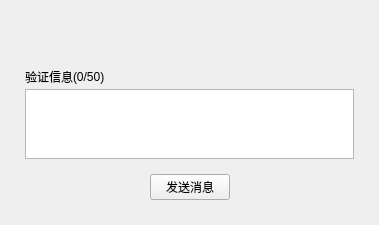
<?xml version="1.0" encoding="UTF-8"?>
<ui version="4.0">
 <class>SendFriendRequestDlg</class>
 <widget class="QWidget" name="SendFriendRequestDlg">
  <property name="geometry">
   <rect>
    <x>0</x>
    <y>0</y>
    <width>379</width>
    <height>212</height>
   </rect>
  </property>
  <property name="windowTitle">
   <string>添加好友</string>
  </property>
  <layout class="QVBoxLayout" name="verticalLayout">
   <property name="spacing">
    <number>15</number>
   </property>
   <property name="leftMargin">
    <number>25</number>
   </property>
   <property name="topMargin">
    <number>25</number>
   </property>
   <property name="rightMargin">
    <number>25</number>
   </property>
   <property name="bottomMargin">
    <number>25</number>
   </property>
   <item>
    <widget class="QWidget" name="topWidget" native="true">
     <layout class="QHBoxLayout" name="horizontalLayout_2">
      <property name="spacing">
       <number>15</number>
      </property>
      <property name="leftMargin">
       <number>0</number>
      </property>
      <property name="topMargin">
       <number>0</number>
      </property>
      <property name="rightMargin">
       <number>0</number>
      </property>
      <property name="bottomMargin">
       <number>0</number>
      </property>
      <item>
       <widget class="QLabel" name="icon">
        <property name="scaledContents">
         <bool>true</bool>
        </property>
       </widget>
      </item>
      <item>
       <layout class="QVBoxLayout" name="verticalLayout_3">
        <property name="spacing">
         <number>0</number>
        </property>
        <item>
         <widget class="QLabel" name="name">
          <property name="sizePolicy">
           <sizepolicy hsizetype="Expanding" vsizetype="Preferred">
            <horstretch>0</horstretch>
            <verstretch>0</verstretch>
           </sizepolicy>
          </property>
         </widget>
        </item>
        <item>
         <widget class="QLabel" name="id">
          <property name="sizePolicy">
           <sizepolicy hsizetype="Expanding" vsizetype="Preferred">
            <horstretch>0</horstretch>
            <verstretch>0</verstretch>
           </sizepolicy>
          </property>
         </widget>
        </item>
       </layout>
      </item>
     </layout>
    </widget>
   </item>
   <item>
    <widget class="QWidget" name="msgWidget" native="true">
     <layout class="QVBoxLayout" name="verticalLayout_2">
      <property name="spacing">
       <number>3</number>
      </property>
      <property name="leftMargin">
       <number>0</number>
      </property>
      <property name="topMargin">
       <number>0</number>
      </property>
      <property name="rightMargin">
       <number>0</number>
      </property>
      <property name="bottomMargin">
       <number>0</number>
      </property>
      <item>
       <layout class="QHBoxLayout" name="horizontalLayout">
        <property name="spacing">
         <number>0</number>
        </property>
        <item>
         <widget class="QLabel" name="desc">
          <property name="text">
           <string>验证信息</string>
          </property>
         </widget>
        </item>
        <item>
         <widget class="QLabel" name="descCount">
          <property name="sizePolicy">
           <sizepolicy hsizetype="Expanding" vsizetype="Fixed">
            <horstretch>0</horstretch>
            <verstretch>0</verstretch>
           </sizepolicy>
          </property>
          <property name="text">
           <string>(0/50)</string>
          </property>
         </widget>
        </item>
       </layout>
      </item>
      <item>
       <widget class="QPlainTextEdit" name="msgEdit"/>
      </item>
     </layout>
    </widget>
   </item>
   <item>
    <widget class="QWidget" name="bottomWidget" native="true">
     <layout class="QHBoxLayout" name="horizontalLayout_3">
      <property name="leftMargin">
       <number>0</number>
      </property>
      <property name="topMargin">
       <number>0</number>
      </property>
      <property name="rightMargin">
       <number>0</number>
      </property>
      <property name="bottomMargin">
       <number>0</number>
      </property>
      <item>
       <spacer name="horizontalSpacer">
        <property name="orientation">
         <enum>Qt::Horizontal</enum>
        </property>
        <property name="sizeHint" stdset="0">
         <size>
          <width>40</width>
          <height>20</height>
         </size>
        </property>
       </spacer>
      </item>
      <item>
       <widget class="QPushButton" name="sendBtn">
        <property name="sizePolicy">
         <sizepolicy hsizetype="Minimum" vsizetype="Preferred">
          <horstretch>0</horstretch>
          <verstretch>0</verstretch>
         </sizepolicy>
        </property>
        <property name="text">
         <string>发送消息</string>
        </property>
       </widget>
      </item>
      <item>
       <spacer name="horizontalSpacer_2">
        <property name="orientation">
         <enum>Qt::Horizontal</enum>
        </property>
        <property name="sizeHint" stdset="0">
         <size>
          <width>40</width>
          <height>20</height>
         </size>
        </property>
       </spacer>
      </item>
     </layout>
    </widget>
   </item>
  </layout>
 </widget>
 <layoutdefault spacing="6" margin="11"/>
 <resources/>
 <connections/>
</ui>
